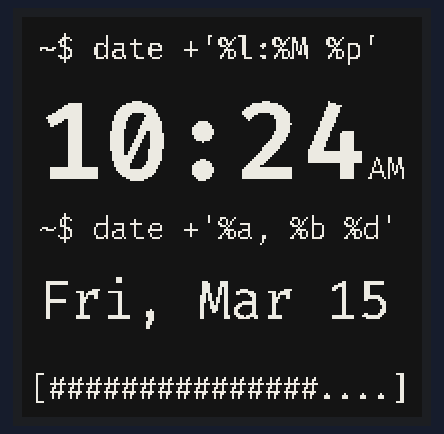
A sketch run on a simulated ESP32. Parts: 200×200 one-colour display. The local clock reads 2024-03-15 10:24:30 at power-on unless the sketch sets it.

Above: at 2.3 s.
At 30.8 s:
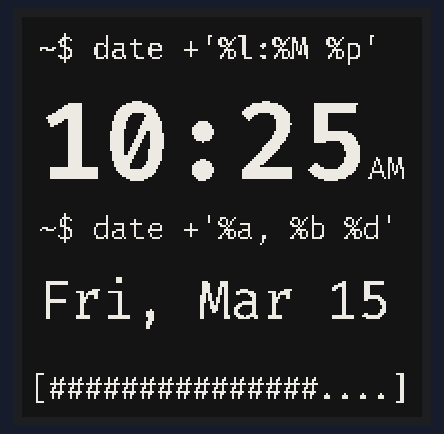
At 91.3 s:
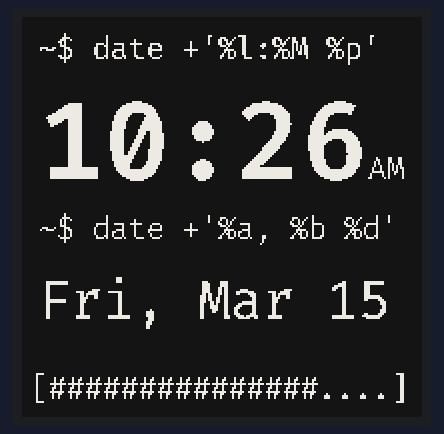

Measured:
- what the display in image 1 shows lasts 60.5 s, from 30.8 s to 91.3 s

The sketch:

WatchyShell.ino
```cpp
#include <Watchy.h>
#include "WatchyShell.h"
#include "settings.h"

WatchyShell watchy(settings);

void setup() {
    watchy.init();
}

void loop() {}
```

WatchyShell.cpp
```cpp
#include "WatchyShell.h"

#define DARK_MODE true           // Black background (true), white background (false)
#define TIME_DISPLAY_24_HR false // 24-hour time (true), 12-hour time with am/pm (false)
#define NUM_BATT_SEGMENTS 19     // Number of '#' segments displayed at the bottom of the screen
#define MAX_BATT_V 4.2           // Approximate voltage of fully charged battery
#define MIN_BATT_V 3.2           // Approximate voltage of fully discharged battery

void WatchyShell::drawWatchFace() {
    display.fillScreen(DARK_MODE ? GxEPD_BLACK : GxEPD_WHITE);
    display.setTextColor(DARK_MODE ? GxEPD_WHITE : GxEPD_BLACK);
    drawTime();
    drawDate();
    drawBattery();
}

void WatchyShell::drawTime() {
    // Draw time prompt
    display.setFont(&FiraCode_Regular8pt7b);
    display.setCursor(8, 20);
    if (TIME_DISPLAY_24_HR) {
        display.println("~$ date +'%k:%M %p'");
    } else {
        display.println("~$ date +'%l:%M %p'");
    }
    // Draw time
    display.setFont(&FiraCode_SemiBold28pt7b);
    display.setCursor(8, 80);
    int8_t hour = (TIME_DISPLAY_24_HR) ? currentTime.Hour : ((currentTime.Hour + 11) % 12) + 1;
    display.print(hour);
    display.print(":");
    if (currentTime.Minute < 10) {
        display.print(0);
    }
    display.print(currentTime.Minute);
    if (!TIME_DISPLAY_24_HR) {
        display.setFont(&FiraCode_Light8pt7b);
        if (currentTime.Hour < 12) {
            display.print("AM");
        } else {
            display.print("PM");
        }
    }
    display.println();
}

void WatchyShell::drawDate() {
    // Draw date prompt
    display.setFont(&FiraCode_Light8pt7b);
    display.setCursor(8, 110);
    display.println("~$ date +'%a, %b %d'");
    // Draw date
    display.setFont(&FiraCode_Regular14pt7b);
    display.setCursor(8, 150);
    String month = monthShortStr(currentTime.Month);
    String weekday = dayShortStr(currentTime.Wday);
    display.print(weekday + ", " + month + " ");
    if (currentTime.Day < 10) {
        display.print(0);
    }
    display.print(currentTime.Day);
    display.println();
}

void WatchyShell::drawBattery() {
    // Draw battery segments
    display.setFont(&FiraCode_Regular8pt7b);
    display.setCursor(4, 190);
    display.print("[");
    float batteryPercentage = (getBatteryVoltage() - MIN_BATT_V) / (MAX_BATT_V - MIN_BATT_V);
    int8_t batteryLevel = (int8_t) (batteryPercentage * NUM_BATT_SEGMENTS);
    batteryLevel = std::min(batteryLevel, (int8_t) NUM_BATT_SEGMENTS);
    for (int8_t i = 0; i < batteryLevel; ++i) {
        display.print("#");
    }
    for (int8_t i = batteryLevel; i < NUM_BATT_SEGMENTS; ++i) {
        display.print(".");
    }
    display.println("]");
}
```

WatchyShell.h
```cpp
#ifndef WATCHY_SHELL_H
#define WATCHY_SHELL_H

#include <Watchy.h>
#include "fonts/FiraCode_Light8pt7b.h"
#include "fonts/FiraCode_Regular8pt7b.h"
#include "fonts/FiraCode_Regular14pt7b.h"
#include "fonts/FiraCode_SemiBold28pt7b.h"

class WatchyShell : public Watchy {
    using Watchy::Watchy;
    public:
        void drawWatchFace();
        void drawTime();
        void drawDate();
        void drawBattery();
};

#endif
```

settings.h
```cpp
#ifndef SETTINGS_H
#define SETTINGS_H

// Weather settings
#define CITY_ID ""
#define OPENWEATHERMAP_APIKEY ""
#define OPENWEATHERMAP_URL ""
#define TEMP_UNIT "imperial"
#define TEMP_LANG "en"
#define WEATHER_UPDATE_INTERVAL 60
// NTP settings
#define NTP_SERVER "pool.ntp.org"
#define GMT_OFFSET_SEC 3600 * -8

watchySettings settings {
    .cityID = CITY_ID,
    .weatherAPIKey = OPENWEATHERMAP_APIKEY,
    .weatherURL = OPENWEATHERMAP_URL,
    .weatherUnit = TEMP_UNIT,
    .weatherLang = TEMP_LANG,
    .weatherUpdateInterval = WEATHER_UPDATE_INTERVAL,
    .ntpServer = NTP_SERVER,
    .gmtOffset = GMT_OFFSET_SEC,
};

#endif
```

Source omitted: e_Light8pt7b.h (data table, 10394 bytes), egular14pt7b.h (data table, 20855 bytes), Regular8pt7b.h (data table, 10552 bytes), miBold28pt7b.h (data table, 72729 bytes)
